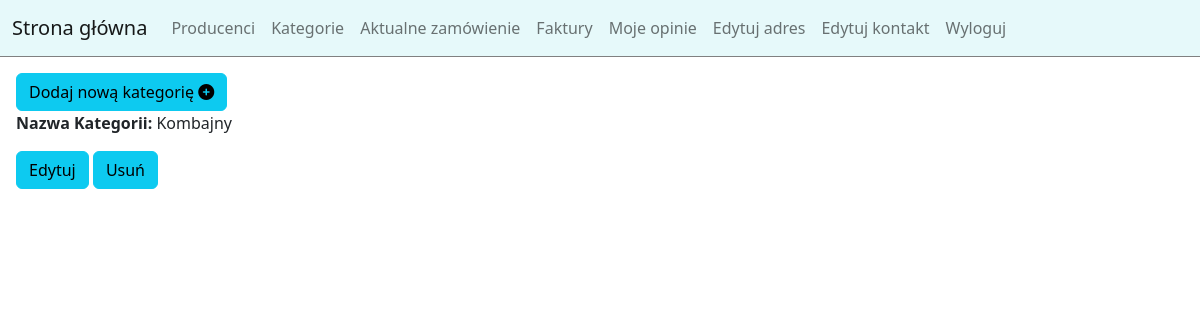
Before: /produkty/lista-kategorii/ (signed in) with the older database file.
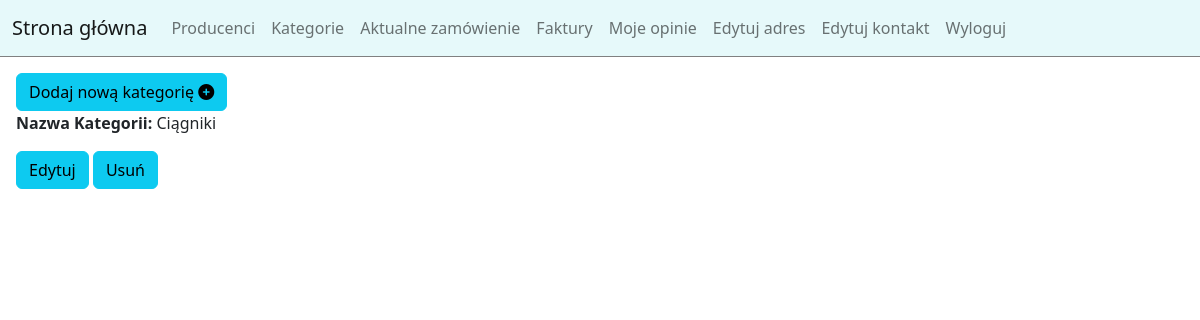
After: the same page with the newer database file.
### apps/produkty/models.py (models this page shows)
class Kategorie(models.Model):
    nazwa_kategorii = models.CharField(max_length=70)

### apps/produkty/views.py (the view)
# urls.py: path('lista-kategorii/', AllCategoriesView.as_view(), name='lista-kategorii'),
class AllCategoriesView(ListView):
    model = Kategorie
    template_name = 'categories/categoryList.html'
    ordering = ['-id']

### apps/uzytkownicy/models.py (called while the page is built)
    @property
    def is_staff(self):
        return self.staff

### apps/produkty/templates/categories/categoryList.html (shortened to what this page needs)
{% extends 'base.html' %}
{% block page %}
<div class="m-3">
    <a class="btn btn-info" href="{% url 'dodaj-kategorie' %}" class="btn btn-sm btn-outline-secondary">Dodaj nową kategorię <i class="fa-solid fa-circle-plus"></i> </a>
    {% for item in object_list%}
    <p><b>Nazwa Kategorii: </b>{{ item.nazwa_kategorii }}</p>
    <a class="btn btn-info" href="{% url 'edytuj-kategorie' item.id %} " class="btn btn-sm btn-outline-secondary">Edytuj</a>
    <a class="btn btn-info" href="{% url 'usun-kategorie' item.id %} " class="btn btn-sm btn-outline-secondary">Usuń</a>
    {% endfor %}
</div>
{% endblock page %}

Changed rows visible on the page:
removed Kategorie: nazwa_kategorii "Kombajny"
added Kategorie: nazwa_kategorii "Ciągniki"
